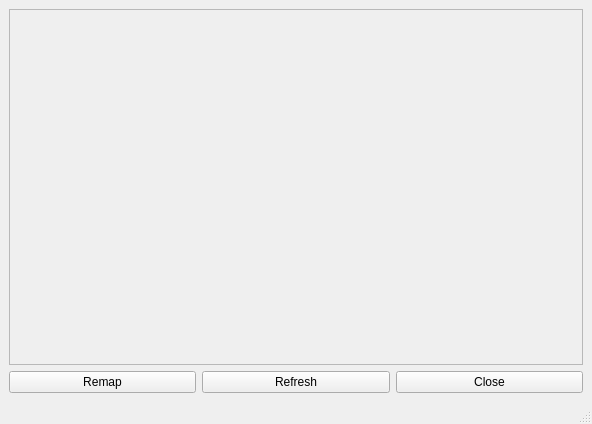
<?xml version="1.0" encoding="UTF-8"?>
<ui version="4.0">
 <class>MainWindow</class>
 <widget class="QMainWindow" name="MainWindow">
  <property name="geometry">
   <rect>
    <x>0</x>
    <y>0</y>
    <width>592</width>
    <height>424</height>
   </rect>
  </property>
  <property name="focusPolicy">
   <enum>Qt::WheelFocus</enum>
  </property>
  <property name="windowTitle">
   <string>Remap Textures</string>
  </property>
  <widget class="QWidget" name="centralwidget">
   <layout class="QVBoxLayout" name="verticalLayout_2">
    <item>
     <widget class="QScrollArea" name="scrollArea">
      <property name="focusPolicy">
       <enum>Qt::NoFocus</enum>
      </property>
      <property name="widgetResizable">
       <bool>true</bool>
      </property>
      <widget class="QWidget" name="scrollAreaWidgetContents">
       <property name="geometry">
        <rect>
         <x>0</x>
         <y>0</y>
         <width>572</width>
         <height>332</height>
        </rect>
       </property>
       <layout class="QVBoxLayout" name="verticalLayout">
        <item>
         <layout class="QVBoxLayout" name="textureLayout"/>
        </item>
        <item>
         <layout class="QVBoxLayout" name="verticalLayout_3">
          <item>
           <spacer name="verticalSpacer">
            <property name="orientation">
             <enum>Qt::Vertical</enum>
            </property>
            <property name="sizeHint" stdset="0">
             <size>
              <width>20</width>
              <height>40</height>
             </size>
            </property>
           </spacer>
          </item>
         </layout>
        </item>
       </layout>
      </widget>
     </widget>
    </item>
    <item>
     <layout class="QHBoxLayout" name="horizontalLayout">
      <item>
       <widget class="QPushButton" name="remapButton">
        <property name="text">
         <string>Remap</string>
        </property>
       </widget>
      </item>
      <item>
       <widget class="QPushButton" name="refreshButton">
        <property name="text">
         <string>Refresh</string>
        </property>
       </widget>
      </item>
      <item>
       <widget class="QPushButton" name="pushButton_3">
        <property name="text">
         <string>Close</string>
        </property>
       </widget>
      </item>
     </layout>
    </item>
   </layout>
  </widget>
  <widget class="QMenuBar" name="menubar">
   <property name="geometry">
    <rect>
     <x>0</x>
     <y>0</y>
     <width>592</width>
     <height>21</height>
    </rect>
   </property>
  </widget>
  <widget class="QStatusBar" name="statusbar"/>
 </widget>
 <resources/>
 <connections>
  <connection>
   <sender>pushButton_3</sender>
   <signal>clicked()</signal>
   <receiver>MainWindow</receiver>
   <slot>close()</slot>
   <hints>
    <hint type="sourcelabel">
     <x>462</x>
     <y>386</y>
    </hint>
    <hint type="destinationlabel">
     <x>388</x>
     <y>400</y>
    </hint>
   </hints>
  </connection>
 </connections>
</ui>
